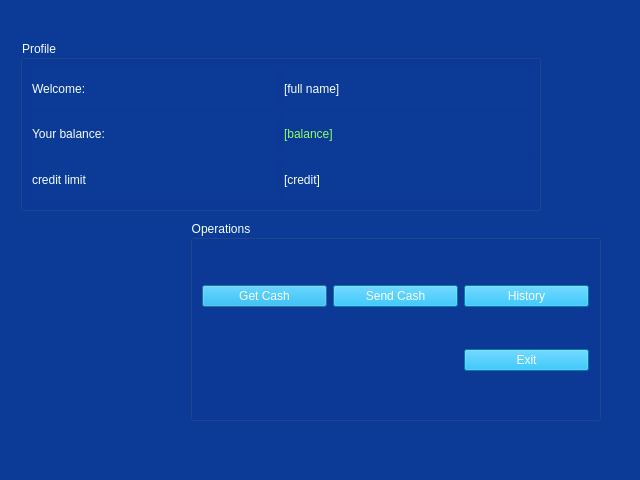
<?xml version="1.0" encoding="UTF-8"?>
<ui version="4.0">
 <class>OperationWindow</class>
 <widget class="QDialog" name="OperationWindow">
  <property name="geometry">
   <rect>
    <x>0</x>
    <y>0</y>
    <width>640</width>
    <height>480</height>
   </rect>
  </property>
  <property name="windowTitle">
   <string>Dialog</string>
  </property>
  <property name="styleSheet">
   <string notr="true">background-color: rgb(11, 58, 151);</string>
  </property>
  <widget class="QGroupBox" name="boxOp">
   <property name="geometry">
    <rect>
     <x>190</x>
     <y>220</y>
     <width>411</width>
     <height>201</height>
    </rect>
   </property>
   <property name="styleSheet">
    <string notr="true">
color: rgb(246, 255, 255);</string>
   </property>
   <property name="title">
    <string>Operations</string>
   </property>
   <layout class="QGridLayout" name="gridLayout">
    <item row="0" column="0">
     <widget class="QPushButton" name="pushButton">
      <property name="styleSheet">
       <string notr="true">background-color: rgb(1, 174, 238);
color: rgb(246, 255, 255);
font: 75 18pt &quot;MS Shell Dlg 2&quot;;</string>
      </property>
      <property name="text">
       <string>Get Cash</string>
      </property>
     </widget>
    </item>
    <item row="0" column="1">
     <widget class="QPushButton" name="pushButton_2">
      <property name="styleSheet">
       <string notr="true">font: 75 18pt &quot;MS Shell Dlg 2&quot;;background-color: rgb(1, 174, 238);
color: rgb(246, 255, 255);</string>
      </property>
      <property name="text">
       <string>Send Cash</string>
      </property>
     </widget>
    </item>
    <item row="1" column="2">
     <widget class="QPushButton" name="pushButton_6">
      <property name="styleSheet">
       <string notr="true">font: 75 18pt &quot;MS Shell Dlg 2&quot;;background-color: rgb(1, 174, 238);
color: rgb(246, 255, 255);</string>
      </property>
      <property name="text">
       <string>Exit</string>
      </property>
     </widget>
    </item>
    <item row="0" column="2">
     <widget class="QPushButton" name="pushButton_4">
      <property name="styleSheet">
       <string notr="true">font: 75 18pt &quot;MS Shell Dlg 2&quot;;background-color: rgb(1, 174, 238);
color: rgb(246, 255, 255);</string>
      </property>
      <property name="text">
       <string>History</string>
      </property>
      <property name="default">
       <bool>false</bool>
      </property>
     </widget>
    </item>
   </layout>
  </widget>
  <widget class="QGroupBox" name="groupBox">
   <property name="geometry">
    <rect>
     <x>20</x>
     <y>40</y>
     <width>521</width>
     <height>171</height>
    </rect>
   </property>
   <property name="styleSheet">
    <string notr="true">
color: rgb(246, 255, 255);</string>
   </property>
   <property name="title">
    <string>Profile</string>
   </property>
   <layout class="QGridLayout" name="gridLayout_2">
    <item row="1" column="1">
     <widget class="QLabel" name="lBalance">
      <property name="styleSheet">
       <string notr="true">font: 75 18pt &quot;MS Shell Dlg 2&quot;;color:rgb(144, 255, 103)</string>
      </property>
      <property name="text">
       <string>[balance]</string>
      </property>
     </widget>
    </item>
    <item row="0" column="0">
     <widget class="QLabel" name="label_2">
      <property name="styleSheet">
       <string notr="true">font: 75 18pt &quot;MS Shell Dlg 2&quot;;color: rgb(246, 255, 255);</string>
      </property>
      <property name="text">
       <string>Welcome:</string>
      </property>
     </widget>
    </item>
    <item row="1" column="0">
     <widget class="QLabel" name="label_4">
      <property name="styleSheet">
       <string notr="true">font: 75 18pt &quot;MS Shell Dlg 2&quot;;color: rgb(246, 255, 255);</string>
      </property>
      <property name="text">
       <string>Your balance:</string>
      </property>
     </widget>
    </item>
    <item row="0" column="1">
     <widget class="QLabel" name="lName">
      <property name="styleSheet">
       <string notr="true">font: 75 18pt &quot;MS Shell Dlg 2&quot;;color: rgb(246, 255, 255);</string>
      </property>
      <property name="text">
       <string>[full name]</string>
      </property>
     </widget>
    </item>
    <item row="2" column="0">
     <widget class="QLabel" name="label_6">
      <property name="styleSheet">
       <string notr="true">font: 75 18pt &quot;MS Shell Dlg 2&quot;;color: rgb(246, 255, 255);</string>
      </property>
      <property name="text">
       <string>credit limit</string>
      </property>
     </widget>
    </item>
    <item row="2" column="1">
     <widget class="QLabel" name="lCredit">
      <property name="styleSheet">
       <string notr="true">font: 75 18pt &quot;MS Shell Dlg 2&quot;;color: rgb(246, 255, 255);</string>
      </property>
      <property name="text">
       <string>[credit]</string>
      </property>
     </widget>
    </item>
   </layout>
  </widget>
 </widget>
 <resources/>
 <connections/>
</ui>
